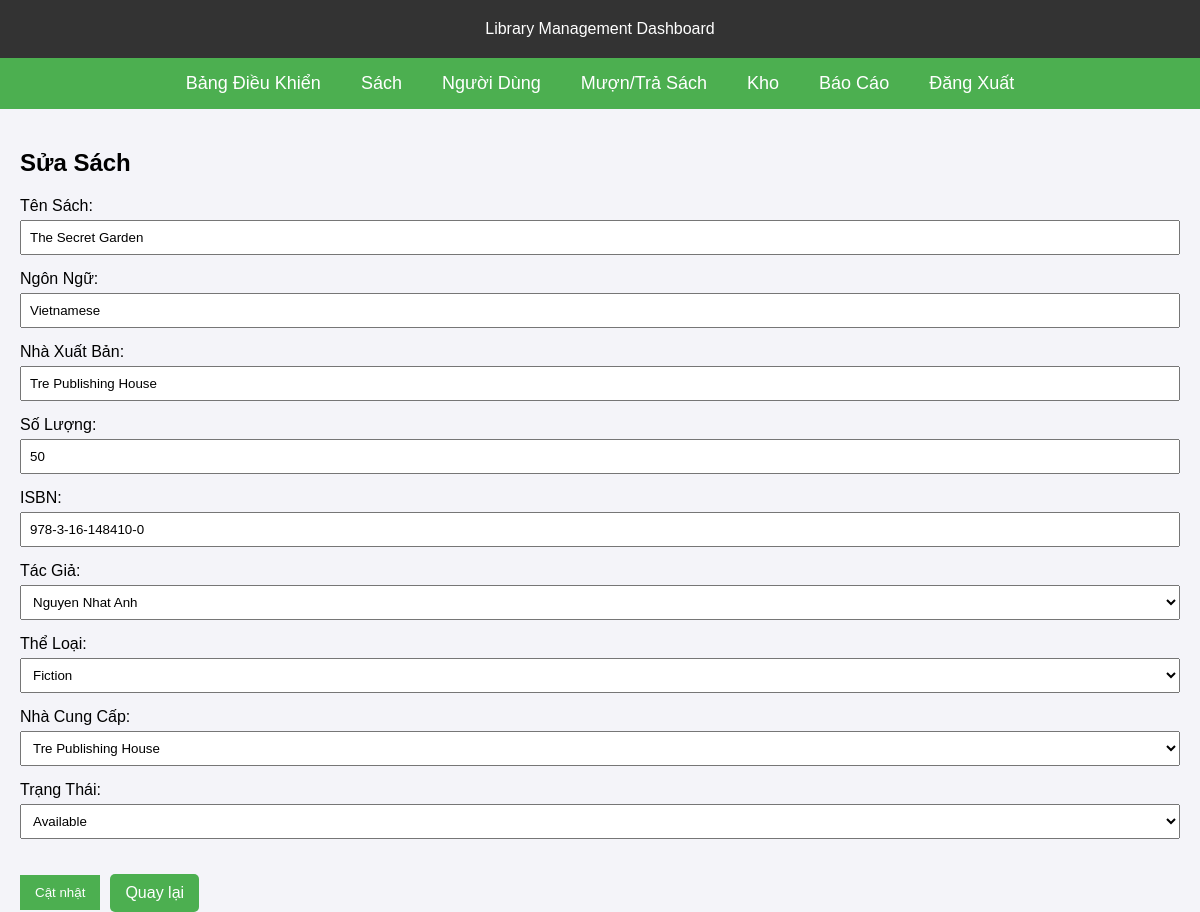
The page /Book/book_edit.php?BookID=1 (signed in) on the database as committed earlier.
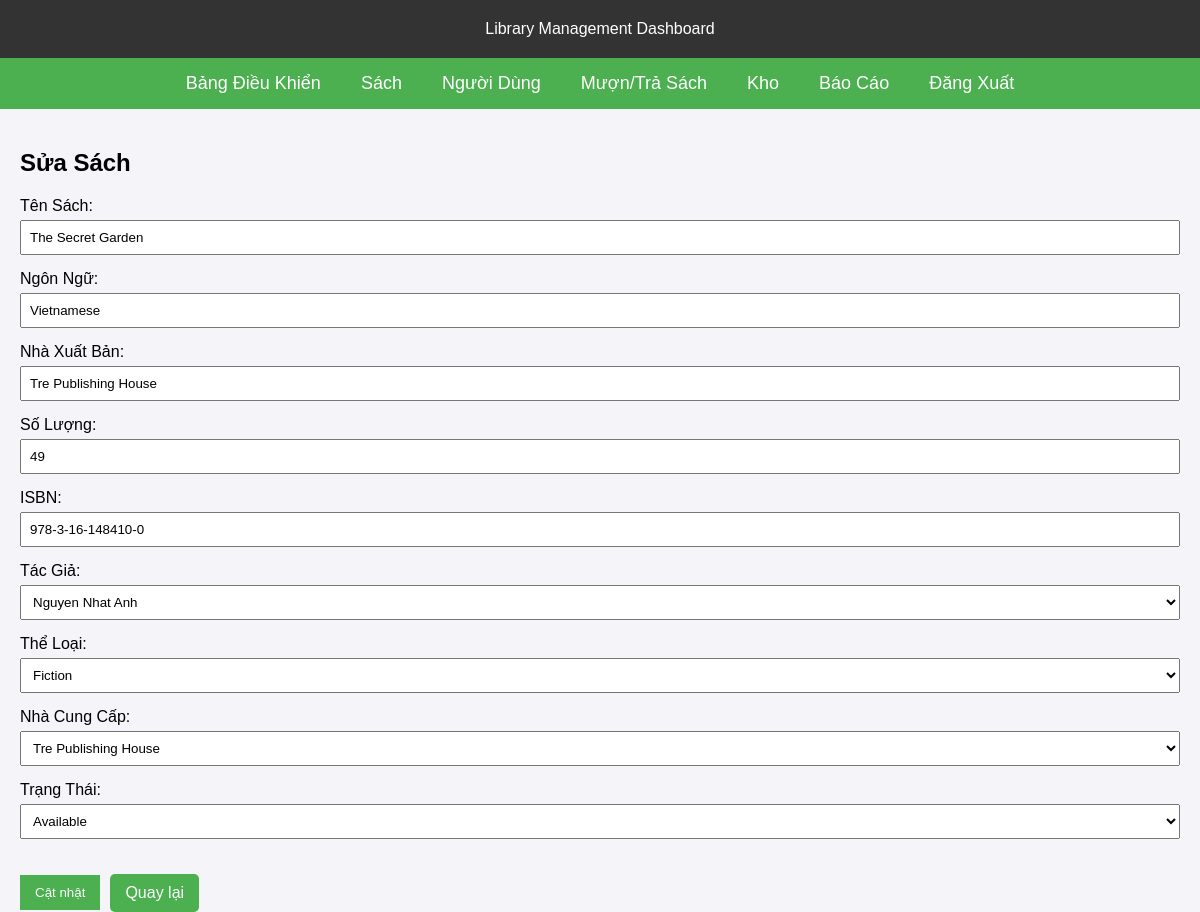
The same page on the database as committed later.
### tables this page shows
CREATE TABLE `Books` (
  `BookID` int(11) NOT NULL,
  `Title` varchar(255) DEFAULT NULL,
  `Language` varchar(50) DEFAULT NULL,
  `Publisher` varchar(100) DEFAULT NULL,
  `Quantity` int(11) DEFAULT NULL,
  `ISBN` varchar(20) DEFAULT NULL,
  `Status` enum('Available','Unavailable','Reserved','Pending') DEFAULT 'Available',
  `AuthorID` int(11) DEFAULT NULL,
  `SupplierID` int(11) DEFAULT NULL,
  `GenreID` int(11) DEFAULT NULL
);

CREATE TABLE `Authors` (
  `AuthorID` int(11) NOT NULL,
  `Name` varchar(100) DEFAULT NULL,
  `Biography` text,
  `Nationality` varchar(50) DEFAULT NULL
);

CREATE TABLE `Genre` (
  `GenreID` int(11) NOT NULL,
  `GenreName` varchar(255) NOT NULL,
  `Description` text
);

CREATE TABLE `Suppliers` (
  `SupplierID` int(11) NOT NULL,
  `Name` varchar(100) DEFAULT NULL,
  `ContactPerson` varchar(100) DEFAULT NULL,
  `Phone` varchar(15) DEFAULT NULL,
  `Email` varchar(100) DEFAULT NULL,
  `Address` varchar(255) DEFAULT NULL
);

### Book/book_edit.php (the view, shortened to what the changed rows need)
<?php
$servername = "localhost";
$username = "root";
$password = "";
$dbname = "library_management";
$conn = new mysqli($servername, $username, $password, $dbname);
mysqli_set_charset($conn, 'utf8');
$book = null;
$authorsQuery = "SELECT AuthorID, Name FROM Authors";
$authorsResult = $conn->query($authorsQuery);
$suppliersQuery = "SELECT SupplierID, Name FROM Suppliers";
$suppliersResult = $conn->query($suppliersQuery);
$gendersQuery = "SELECT GenreID, GenreName FROM Genre";
$gendersResult = $conn->query($gendersQuery);
$statusQuery = "SHOW COLUMNS FROM Books LIKE 'Status'";
$statusResult = $conn->query($statusQuery);
$statusOptions = [];
if ($statusResult->num_rows > 0) {
    $row = $statusResult->fetch_assoc();
    $enum = $row['Type'];
    preg_match_all("/'([^']+)'/", $enum, $matches);
    $statusOptions = $matches[1];
}
if (isset($_GET['BookID'])) {
    $bookID = $conn->real_escape_string($_GET['BookID']);
    $bookQuery = "SELECT * FROM Books WHERE BookID = '$bookID'";
    $bookResult = $conn->query($bookQuery);
    if ($bookResult && $bookResult->num_rows > 0) {
        $book = $bookResult->fetch_assoc();
    } else {
        echo "Sách không tồn tại.";
        exit;
    }
}
?>
<!DOCTYPE html>
<html lang="vi">
<head>
</head>
<body>
    <div class="content">
        <h2>Sửa Sách</h2>
        <?php if ($book): ?>
            <form method="POST" action="">
                <div class="form-group">
                    <label for="title">Tên Sách:</label>
                    <input type="text" id="title" name="title" value="<?php echo htmlspecialchars($book['Title']); ?>" required>
                </div>
                <div class="form-group">
                    <label for="language">Ngôn Ngữ:</label>
                    <input type="text" id="language" name="language" value="<?php echo htmlspecialchars($book['Language']); ?>" required>
                </div>
                <div class="form-group">
                    <label for="publisher">Nhà Xuất Bản:</label>
                    <input type="text" id="publisher" name="publisher" value="<?php echo htmlspecialchars($book['Publisher']); ?>" required>
                </div>
                <div class="form-group">
                    <label for="quantity">Số Lượng:</label>
                    <input type="number" id="quantity" name="quantity" value="<?php echo htmlspecialchars($book['Quantity']); ?>" required>
                </div>
                <div class="form-group">
                    <label for="isbn">ISBN:</label>
                    <input type="text" id="isbn" name="isbn" value="<?php echo htmlspecialchars($book['ISBN']); ?>">
                </div>
                <div class="form-group">
                    <label for="authorId">Tác Giả:</label>
                    <select id="authorId" name="authorId" required>
                        <?php
                        $authorsResult->data_seek(0);
                        while ($author = $authorsResult->fetch_assoc()): ?>
                            <option value="<?php echo $author['AuthorID']; ?>" <?php echo $book['AuthorID'] == $author['AuthorID'] ? 'selected' : ''; ?>>
                                <?php echo htmlspecialchars($author['Name']); ?>
                            </option>
                        <?php endwhile; ?>
                    </select>
                </div>
                <div class="form-group">
                    <label for="genreId">Thể Loại:</label>
                    <select id="genreId" name="genreId" required>
                        <?php
                        $gendersResult->data_seek(0);
                        while ($gender = $gendersResult->fetch_assoc()): ?>
                            <option value="<?php echo $gender['GenreID']; ?>" <?php echo $book['GenreID'] == $gender['GenreID'] ? 'selected' : ''; ?>>
                                <?php echo htmlspecialchars($gender['GenreName']); ?>
                            </option>
                        <?php endwhile; ?>
                    </select>
                </div>
                <div class="form-group">
                    <label for="supplierId">Nhà Cung Cấp:</label>
                    <select id="supplierId" name="supplierId" required>
                        <?php
                        $suppliersResult->data_seek(0);
                        while ($supplier = $suppliersResult->fetch_assoc()): ?>
                            <option value="<?php echo $supplier['SupplierID']; ?>" <?php echo $book['SupplierID'] == $supplier['SupplierID'] ? 'selected' : ''; ?>>
                                <?php echo htmlspecialchars($supplier['Name']); ?>
                            </option>
                        <?php endwhile; ?>
                    </select>
                </div>
                <div class="form-group">
                    <label for="status">Trạng Thái:</label>
                    <select id="status" name="status" required>
                        <?php foreach ($statusOptions as $statusOption): ?>
                            <option value="<?php echo $statusOption; ?>" <?php echo $book['Status'] == $statusOption ? 'selected' : ''; ?>>
                                <?php echo htmlspecialchars($statusOption); ?>
                            </option>
                        <?php endforeach; ?>
                    </select>
                </div>
                            </div>
           <div style="display: flex; align-items: center;">
                <button type="submit">Cật nhật</button>
                <a href="books.php" class="back-button">Quay lại</a>
            </div>
        <?php else: ?>
            <p>Không tìm thấy thông tin sách.</p>
        <?php endif; ?>
</body>
</html>

Rows that differ between the two databases and show on the page:
changed books "The Secret Garden": quantity "50" → "49"
